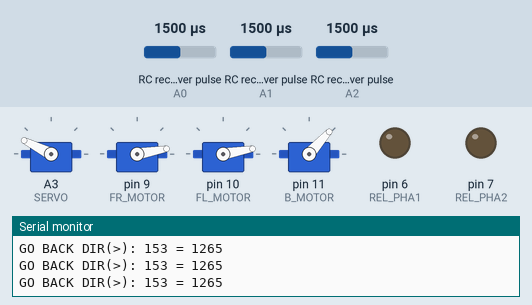
The sketch below on a simulated Arduino Uno, built with avr-gcc and run on an emulated ATmega328P. Shown: 4 × servo, output pins drawn as LEDs (lit = HIGH), the last lines printed to the serial monitor. Wiring (inferred from the names in the program): 3 × RC receiver channel: data A0 / data A1 / data A2. The inputs (shaded band) are chosen by the test bench; at power-on: RC receiver pulse (sensors on A1, A2, A0) 1500 µs.

Above: at 10.2 s.
10.3 s: RC receiver pulse (sensor on A1) set to 1020 µs
At 11.4 s:
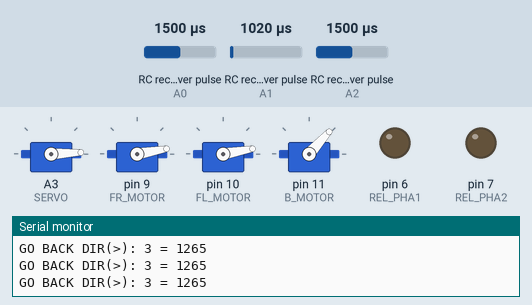
11.8 s: RC receiver pulse (sensor on A2) set to 1024 µs
13.3 s: RC receiver pulse (sensor on A2) set to 1000 µs
At 14.4 s:
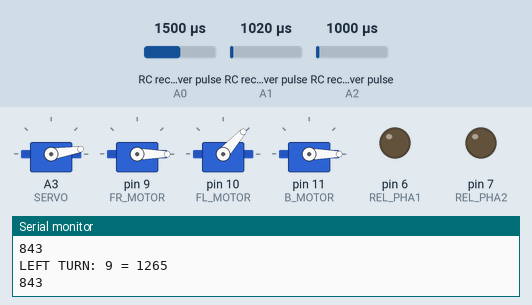
14.8 s: RC receiver pulse (sensor on A0) set to 1020 µs
At 15.9 s:
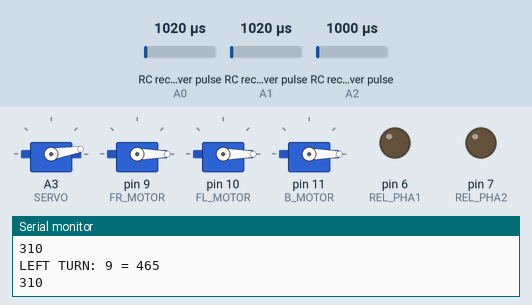
16.3 s: RC receiver pulse (sensor on A0) set to 1750 µs
At 17.3 s:
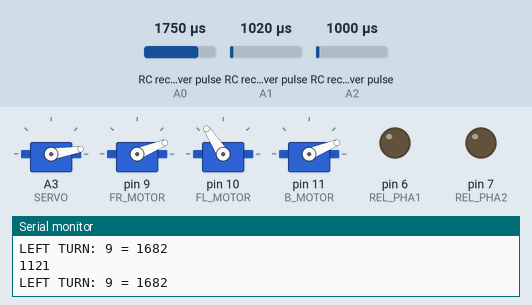
17.8 s: RC receiver pulse (sensor on A1) set to 1250 µs
At 18.1 s:
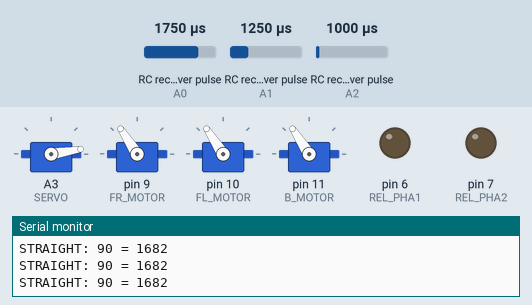
Timing chart, 0 to 20.3 s (numbered marks = the images above; inputs shaded):
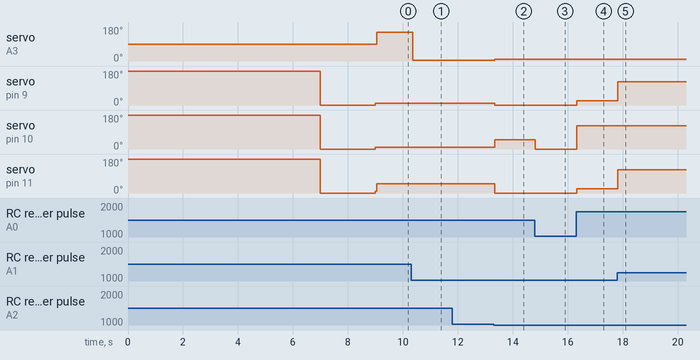

The sketch:

Project_rc_bldc.ino
```cpp
#include <Servo.h>

#define REL_PHA1 6  // relay to swtich bldc phase 1
#define REL_PHA2 7  // relay to switch bldc phase 2

#define CH3 A0 // MOTOR PWM SIGNAL INPUT
#define CH2 A1 // SERVO TURN SIGNAL INPUT
#define CH4 A2  // Reverse Mode INPUT

#define SERVO A3  // SERVO OUTPUT
#define FR_MOTOR 9  // Front right motor OUTPUT
#define FL_MOTOR 10 // Front left motor OUTPUT
#define B_MOTOR 11  // Back motor OUTPUT

Servo SER;  // creating servo motor objecr
Servo FRM;  // creating front right motor object
Servo FLM;  // creating front left motor object
Servo BM;   // creating back motor object

void setup() {
  Serial.begin(9600);
  pinMode(CH2, INPUT);   // seting pin modes of all the pins using
  pinMode(CH3, INPUT);
  pinMode(CH4, INPUT);
  pinMode(SERVO, OUTPUT);
  pinMode(B_MOTOR, OUTPUT);
  pinMode(REL_PHA1, OUTPUT);
  pinMode(REL_PHA2, OUTPUT);
  pinMode(FR_MOTOR, OUTPUT);
  pinMode(FL_MOTOR, OUTPUT);

  SER.attach(SERVO, 0, 180);          // SERVO initialization with min and max output values
  esc_init_calibrate();
}

const int bldc_throttle_low = 1342;        // motor throttle calibrate (low value)
const int bldc_throttle_high = 1941;       // motor throttle calibrate (high value)
const int bldc_pwm_calibrate_low = 1000;   // motor pwm calibrate (low value)
const int bldc_pwm_calibrate_high = 2000;  // motor pwm calibrate (high value)

char buff[200];

void loop() {
  //int pwm_val = pulseIn(CH3, HIGH, 25000);
  //int pwm_mapp = map(pwm_val, bldc_throttle_low, bldc_throttle_high, bldc_pwm_calibrate_low, bldc_pwm_calibrate_high);

  int rev_mode = 0; // default mode (forward)
  int state = pulseIn(CH4, HIGH, 25000);   // read reverse button state
  if(state > 1011){
    rev_mode = 1;
  }
  else{
    rev_mode = 0;
  }
  while(rev_mode == 0){ // FORWARD (rev_mode=0)
    int pwm_val = pulseIn(CH3, HIGH, 25000);
    int pwm_mapp = map(pwm_val, bldc_throttle_low, bldc_throttle_high, bldc_pwm_calibrate_low, bldc_pwm_calibrate_high);

    int turn_val = pulseIn(CH2, HIGH, 25000);  // read servo throttle value
    if(turn_val < 1280 && turn_val > 1240){             // servo exact straight
      int sfm = 90;
      sprintf(buff, "STRAIGHT: %d = %d", sfm, pwm_mapp);
      Serial.println(buff);
      goForward(pwm_mapp);
    }
    else if(turn_val > 1268){         // servo right. wheel(left)
      int sfr = map(turn_val, 1286, 1595, 90, 180);
      sprintf(buff, "RIGHT TURN: %d = %d", sfr, pwm_mapp);
      Serial.println(buff);
      goLeft(pwm_mapp, sfr);
    }
    else if(turn_val < 1240){         // servo left. wheel(right)
      int sfl = map(turn_val, 1230, 998, 90, 0);
      sprintf(buff, "LEFT TURN: %d = %d", sfl, pwm_mapp);
      Serial.println(buff);
      goRight(pwm_mapp, sfl);
    }
    else{
      Serial.println("ELSE");
      goForward(pwm_mapp);
    }

    int state = pulseIn(CH4, HIGH, 25000);
    if(state > 2000){
      rev_mode = 1;
    }
    else{
      rev_mode = 0;
    }
  }


  int turn_value = pulseIn(CH2, HIGH, 25000); // read servo throttle value again cause of (out of scope compilation issue)

  int pwm_value = pulseIn(CH3, HIGH, 25000);
  int pwm_mapped = map(pwm_value, bldc_throttle_low, bldc_throttle_high, bldc_pwm_calibrate_low, bldc_pwm_calibrate_high);

  if(rev_mode == 1 && turn_value < 1285 && turn_value > 1235){       // servo exact straight
    sprintf(buff, "GO BACK: 90 = %d", pwm_value);
    Serial.println(buff);
    goBack(pwm_mapped);
  }
  else if(rev_mode == 1 && turn_value > 1268){
    int sfll = map(turn_value, 1280, 1594, 90, 180);
    sprintf(buff, "GO BACK DIR(>): %d = %d", sfll, pwm_mapped);
    Serial.println(buff);
    goBackDir(pwm_mapped, sfll);
  }
  else if(rev_mode == 1 && turn_value < 1240){
    int sfrr = map(turn_value, 1006, 1388, 0, 90);
    sprintf(buff, "GO BACK DIR(>): %d = %d", sfrr, pwm_mapped);
    Serial.println(buff);
    goBackDir(pwm_mapped, sfrr);
  }
}

void esc_init_calibrate(){

  Serial.println("ESC initialization and calibration process");
  delay(1500);
  Serial.println("STARTING......");
  delay(500);
  FRM.attach(FR_MOTOR, 1000, 2000);
  FLM.attach(FL_MOTOR, 1000, 2000);
  BM.attach(B_MOTOR, 1000, 2000);

  FRM.write(200);
  FLM.write(200);
  BM.write(200);
  delay(5000);
  FRM.write(0);
  FLM.write(0);
  BM.write(0);
  delay(2000);
  FRM.write(10);
  FLM.write(10);
  BM.write(10);

  Serial.println("CALIBRATION DONE!!");

}

void goBackDir(int pwm_val, int servo_val){
  //Serial.println("GO BACK DIR");
  digitalWrite(REL_PHA1, HIGH);
  digitalWrite(REL_PHA2, HIGH);

  BM.writeMicroseconds(pwm_val);
  SER.write(servo_val);

  digitalWrite(REL_PHA1, LOW);
  digitalWrite(REL_PHA2, LOW);
}

void goBack(int pwm_val){
  digitalWrite(REL_PHA1, HIGH);   // turn on relay 1 to switch phase1 to phase 3 (REVERSE Stage 1)
  digitalWrite(REL_PHA2, HIGH);   // turn on relay 2 to switch phase3 to phase 1 (Reverse stage 2)

  BM.writeMicroseconds(pwm_val);
  FRM.writeMicroseconds(pwm_val);
  FLM.writeMicroseconds(pwm_val);

  digitalWrite(REL_PHA1, LOW);    // turn off relay 1 to switch phase3 to phase 1 (Forward Stage 1)
  digitalWrite(REL_PHA2, LOW);    // turn off relay 2 to switch phase1 to phase 3 (Forward stage 2)
}

void goRight(int pwm_val, int servo_val){
  int avg_pwm = pwm_val/1.5;
  Serial.println(avg_pwm);
  BM.writeMicroseconds(avg_pwm);    // decrease back wheel speed
  FLM.writeMicroseconds(pwm_val);   // increase left wheel speed
  FRM.writeMicroseconds(avg_pwm);   // decrease right wheel speed
  SER.write(servo_val); // turn left
}

void goLeft(int pwm_val, int servo_val){
  int avg_pwm = pwm_val/2;
  Serial.println(pwm_val);
  BM.writeMicroseconds(avg_pwm);    //decrease back wheel speed
  FLM.writeMicroseconds(avg_pwm);   //decrease left wheel speed
  FRM.writeMicroseconds(pwm_val);   // increase right wheel speed
  SER.write(servo_val); // turn right
}

void goForward(int pwm_val){
  BM.writeMicroseconds(pwm_val);
  FRM.writeMicroseconds(pwm_val);
  FLM.writeMicroseconds(pwm_val);
}
```

Measured:
- the behaviour switches between 1011 and 1010 µs on RC receiver pulse (sensor on A2) (found by bisection; images 1 and 2)
- after the input at 10.3 s, servo on A3 (SERVO): 153° → 3° after 0.06 s
- after the input at 13.3 s, servo on A3 (SERVO): 3° → 9° at once; servo on pin 9 (FR_MOTOR): 10° → 0° at once; servo on pin 10 (FL_MOTOR): 10° → 48° at once; servo on pin 11 (B_MOTOR): 48° → 0° at once
- after the input at 14.8 s, servo on pin 10 (FL_MOTOR): 48° → 0° at once
- after the input at 16.3 s, servo on pin 9 (FR_MOTOR), servo on pin 11 (B_MOTOR): 0° → 22° at once; servo on pin 10 (FL_MOTOR): 0° → 123° at once
- after the input at 17.8 s, servo on pin 9 (FR_MOTOR), servo on pin 11 (B_MOTOR): 22° → 123° at once
